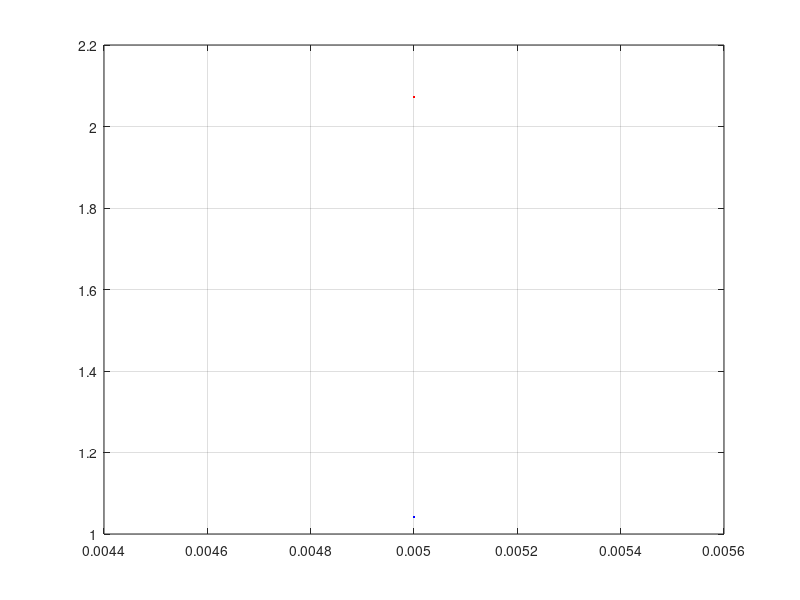
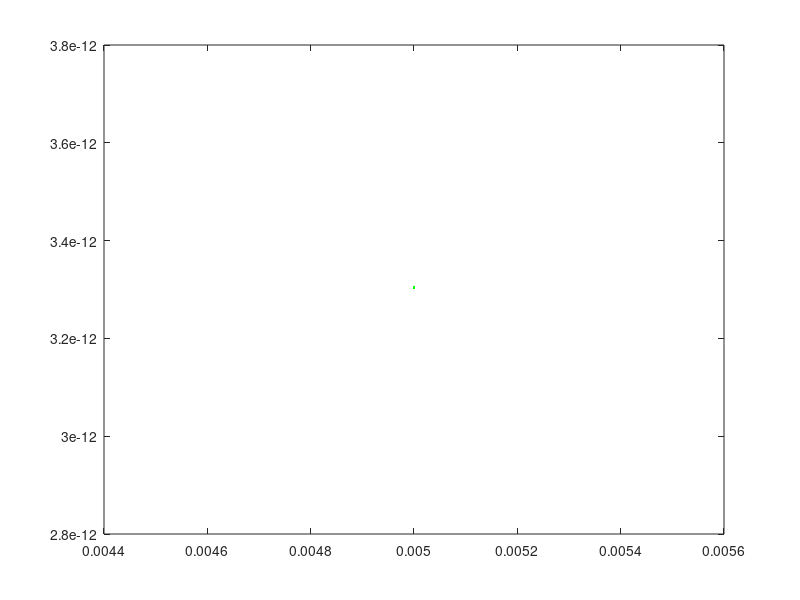

The MATLAB script that drew these images, in order:
clc;
close all;

%%%%%%%%%%%%%%%%%%%%%%%%%%%%%%%%%%%%%%%%%%%%%%%%%%%%%%%%%%%%%%%%%
%
%
%
%
%  MATERIAL PROPERTIES
%
%%%%%%%%%%%%%%%%%%%%%%%%%%%%%%%%%%%%%%%%%%%%%%%%%%%%%%%%%%%%%%%%%


% Setting Values for PZT Materail 
hpzt=10e-6;
rho_PZT=7600;
wpzt=5e-3;
%w=0.1*10^-3:1*10^-6:20*10^-3;
E=5.2e10;
lpzt=14.7e-3;
%l=1e-3:1e-7:20e-3;
%l=15e-3;
mpzt=hpzt*rho_PZT.*wpzt.*lpzt;

% Parameters of Auln Bonding Layer
lauln=lpzt;
hauln=5e-6;
wauln=wpzt;
%rho_AULN
%Eauln=;
%mauln=rho_AULN.*lauln.*hauln.*wauln;

%Si Substrate layer
lsi = lpzt;
hsi = 10e-6;
wsi=wpzt;
rho_SI=2.33e3;
Esi=1.7e11;
msi=rho_SI.*lsi.*hsi.*wsi;

%Proof Mass
lm=6e-3;
hm=4.5e-4;
wm=wpzt;
rho_MASS=1.93e4;
mmass=rho_MASS.*lm.*wm.*hm;

m_total = msi+msi+mmass;
%m_total = mmass;

h_total = hpzt+hsi+hauln;
%h_total = 4.5e-4;



w = wpzt;
l = lpzt-(lm/2);

%%%%%%%%%%%%%%%%%%%%%%%%%%%%%%%%%%%%%%%%%%%%%%%%%%%%%%%%%%%
%
%
% K CALCULATION
%
%%%%%%%%%%%%%%%%%%%%%%%%%%%%%%%%%%%%%%%%%%%%%%%%%%%%%%%%%%%

%k2 calculation - for walking frequency
f=10; 
wn=2*pi*f;
k2=(wn*wn).*m_total

%k1 calculation - for beam 
I=w.*(h_total.^3)/12
k1=(3*Esi*I)./(l.^3)
%/(l.^3);

%PLOTTING GRAPH 
figure;
grid on;
%xlim([h(8800) h(end)]); 
plot(wpzt,k1,'r');
hold on;
grid on;
%xlim([h(8800) h(end)]); 
plot(wpzt,k2,'b');
%hold on;
%grid on;

%%%%%%%%%%%%%%%%%%%%%%%%%%%%%%%%%%%%%%%%%%%%%%%%%%%%%%%%%
%
%
%Power calculations
%
%
%%%%%%%%%%%%%%%%%%%%%%%%%%%%%%%%%%%%%%%%%%%%%%%%%%%%%%%%%

k31 = 3.5e-1 %memsnet
S = 0.03 %assumed as 0.01 in paper
Y=E % youngs modulus of PZT
k=1-k31^2%1-k31^2
Et=1700 %dielectric constant
Eo = 8.85*10^-12;
e = Et*Eo
Apzt = wpzt.*lpzt
C = e.*Apzt/hpzt;
w_resonance=wn
Ropt = (1./(wn.*C)).*((2.*S)./sqrt((4.*(S.^2))+(k31.^4)))
d=1.8*10^-10%memsnet
g=9.8
A = 2.5
b=S.*(2.*sqrt(m_total.*k1)) % S * (2*sqrt(meff*ksp))

P = (((Ropt.*C.^2).*((Y.*d.*g)./(k.*Et)).^2)/((2.*S.*(w_resonance).^2.*(Ropt.*C)).^2+(2.*S.*w_resonance+(1-k).*Ropt.*C.*w_resonance.^2).^2)).*(3*b/(2.*lpzt.^2)).*(A).^2


figure;
grid on;
plot(wpzt,P,'g');
